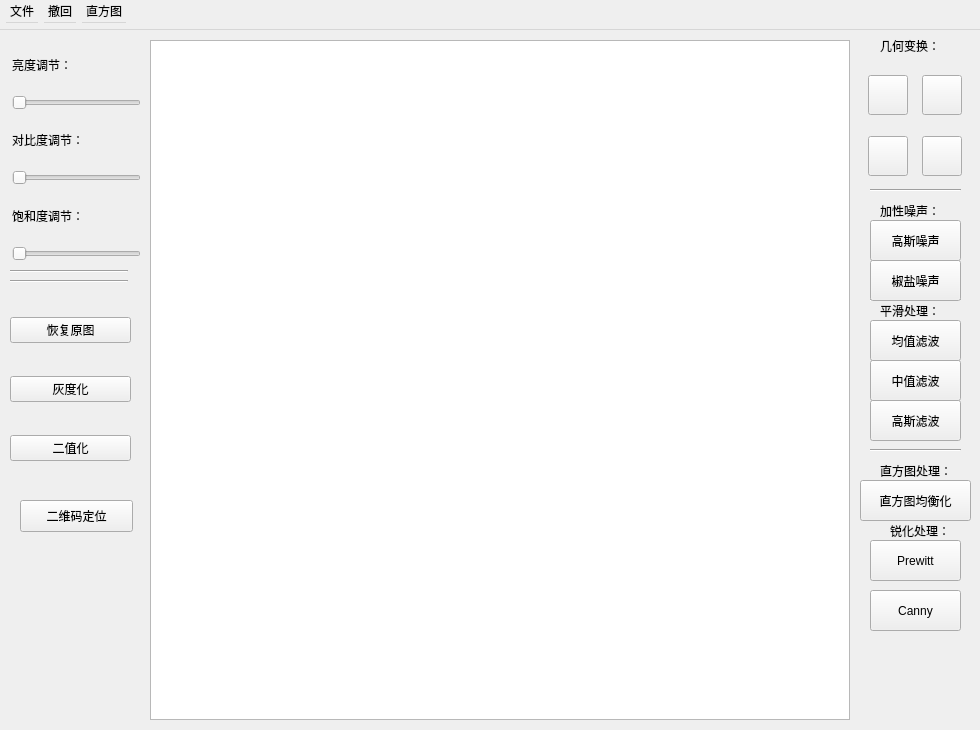
<?xml version="1.0" encoding="UTF-8"?>
<ui version="4.0">
 <class>mainWindow</class>
 <widget class="QMainWindow" name="mainWindow">
  <property name="geometry">
   <rect>
    <x>0</x>
    <y>0</y>
    <width>980</width>
    <height>730</height>
   </rect>
  </property>
  <property name="minimumSize">
   <size>
    <width>980</width>
    <height>730</height>
   </size>
  </property>
  <property name="maximumSize">
   <size>
    <width>980</width>
    <height>730</height>
   </size>
  </property>
  <property name="windowTitle">
   <string>数字图像处理</string>
  </property>
  <widget class="QWidget" name="centralwidget">
   <widget class="QWidget" name="widget" native="true">
    <property name="geometry">
     <rect>
      <x>860</x>
      <y>30</y>
      <width>111</width>
      <height>131</height>
     </rect>
    </property>
    <layout class="QGridLayout" name="gridLayout">
     <item row="0" column="0">
      <widget class="QPushButton" name="fangda">
       <property name="minimumSize">
        <size>
         <width>40</width>
         <height>40</height>
        </size>
       </property>
       <property name="maximumSize">
        <size>
         <width>40</width>
         <height>40</height>
        </size>
       </property>
       <property name="text">
        <string/>
       </property>
       <property name="icon">
        <iconset>
         <normaloff>icon/YY_fangda_1.png</normaloff>icon/YY_fangda_1.png</iconset>
       </property>
       <property name="iconSize">
        <size>
         <width>25</width>
         <height>25</height>
        </size>
       </property>
      </widget>
     </item>
     <item row="1" column="0">
      <widget class="QPushButton" name="jingxiang">
       <property name="minimumSize">
        <size>
         <width>40</width>
         <height>40</height>
        </size>
       </property>
       <property name="maximumSize">
        <size>
         <width>40</width>
         <height>40</height>
        </size>
       </property>
       <property name="text">
        <string/>
       </property>
       <property name="icon">
        <iconset>
         <normaloff>icon/镜像.png</normaloff>icon/镜像.png</iconset>
       </property>
       <property name="iconSize">
        <size>
         <width>25</width>
         <height>50</height>
        </size>
       </property>
      </widget>
     </item>
     <item row="0" column="1">
      <widget class="QPushButton" name="suoxiao">
       <property name="minimumSize">
        <size>
         <width>40</width>
         <height>40</height>
        </size>
       </property>
       <property name="maximumSize">
        <size>
         <width>40</width>
         <height>40</height>
        </size>
       </property>
       <property name="text">
        <string/>
       </property>
       <property name="icon">
        <iconset>
         <normaloff>icon/缩小.png</normaloff>icon/缩小.png</iconset>
       </property>
       <property name="iconSize">
        <size>
         <width>35</width>
         <height>35</height>
        </size>
       </property>
      </widget>
     </item>
     <item row="1" column="1">
      <widget class="QPushButton" name="xuanzhuan">
       <property name="minimumSize">
        <size>
         <width>40</width>
         <height>40</height>
        </size>
       </property>
       <property name="maximumSize">
        <size>
         <width>40</width>
         <height>40</height>
        </size>
       </property>
       <property name="text">
        <string/>
       </property>
       <property name="icon">
        <iconset>
         <normaloff>icon/3.1-旋转.png</normaloff>icon/3.1-旋转.png</iconset>
       </property>
       <property name="iconSize">
        <size>
         <width>40</width>
         <height>30</height>
        </size>
       </property>
      </widget>
     </item>
    </layout>
   </widget>
   <widget class="QLabel" name="label">
    <property name="geometry">
     <rect>
      <x>880</x>
      <y>0</y>
      <width>71</width>
      <height>31</height>
     </rect>
    </property>
    <property name="text">
     <string>几何变换：</string>
    </property>
   </widget>
   <widget class="Line" name="line">
    <property name="geometry">
     <rect>
      <x>870</x>
      <y>480</y>
      <width>91</width>
      <height>21</height>
     </rect>
    </property>
    <property name="orientation">
     <enum>Qt::Horizontal</enum>
    </property>
   </widget>
   <widget class="QLabel" name="label_2">
    <property name="geometry">
     <rect>
      <x>880</x>
      <y>270</y>
      <width>61</width>
      <height>21</height>
     </rect>
    </property>
    <property name="text">
     <string>平滑处理：</string>
    </property>
   </widget>
   <widget class="QGraphicsView" name="image_show">
    <property name="geometry">
     <rect>
      <x>150</x>
      <y>10</y>
      <width>700</width>
      <height>680</height>
     </rect>
    </property>
    <property name="minimumSize">
     <size>
      <width>700</width>
      <height>680</height>
     </size>
    </property>
    <property name="maximumSize">
     <size>
      <width>700</width>
      <height>680</height>
     </size>
    </property>
   </widget>
   <widget class="QWidget" name="widget_2" native="true">
    <property name="geometry">
     <rect>
      <x>0</x>
      <y>10</y>
      <width>141</width>
      <height>221</height>
     </rect>
    </property>
    <layout class="QVBoxLayout" name="verticalLayout">
     <property name="spacing">
      <number>-1</number>
     </property>
     <property name="leftMargin">
      <number>12</number>
     </property>
     <item>
      <widget class="QLabel" name="label_3">
       <property name="text">
        <string>亮度调节：</string>
       </property>
      </widget>
     </item>
     <item>
      <widget class="QSlider" name="light_slider">
       <property name="orientation">
        <enum>Qt::Horizontal</enum>
       </property>
      </widget>
     </item>
     <item>
      <widget class="QLabel" name="label_4">
       <property name="text">
        <string>对比度调节：</string>
       </property>
      </widget>
     </item>
     <item>
      <widget class="QSlider" name="contrast_slider">
       <property name="orientation">
        <enum>Qt::Horizontal</enum>
       </property>
      </widget>
     </item>
     <item>
      <widget class="QLabel" name="label_5">
       <property name="text">
        <string>饱和度调节：</string>
       </property>
      </widget>
     </item>
     <item>
      <widget class="QSlider" name="sat_slider">
       <property name="orientation">
        <enum>Qt::Horizontal</enum>
       </property>
      </widget>
     </item>
    </layout>
   </widget>
   <widget class="Line" name="line_2">
    <property name="geometry">
     <rect>
      <x>10</x>
      <y>240</y>
      <width>118</width>
      <height>3</height>
     </rect>
    </property>
    <property name="orientation">
     <enum>Qt::Horizontal</enum>
    </property>
   </widget>
   <widget class="Line" name="line_3">
    <property name="geometry">
     <rect>
      <x>10</x>
      <y>250</y>
      <width>118</width>
      <height>3</height>
     </rect>
    </property>
    <property name="orientation">
     <enum>Qt::Horizontal</enum>
    </property>
   </widget>
   <widget class="QWidget" name="widget_3" native="true">
    <property name="geometry">
     <rect>
      <x>10</x>
      <y>260</y>
      <width>121</width>
      <height>201</height>
     </rect>
    </property>
    <layout class="QVBoxLayout" name="verticalLayout_2">
     <item>
      <widget class="QPushButton" name="recover">
       <property name="text">
        <string>恢复原图</string>
       </property>
      </widget>
     </item>
     <item>
      <widget class="QPushButton" name="color_change_gray">
       <property name="text">
        <string>灰度化</string>
       </property>
      </widget>
     </item>
     <item>
      <widget class="QPushButton" name="binary">
       <property name="text">
        <string>二值化</string>
       </property>
      </widget>
     </item>
    </layout>
   </widget>
   <widget class="QLabel" name="label_6">
    <property name="geometry">
     <rect>
      <x>880</x>
      <y>430</y>
      <width>91</width>
      <height>21</height>
     </rect>
    </property>
    <property name="text">
     <string>直方图处理：</string>
    </property>
   </widget>
   <widget class="Line" name="line_4">
    <property name="geometry">
     <rect>
      <x>870</x>
      <y>260</y>
      <width>91</width>
      <height>21</height>
     </rect>
    </property>
    <property name="orientation">
     <enum>Qt::Horizontal</enum>
    </property>
   </widget>
   <widget class="QPushButton" name="rgb_hist">
    <property name="geometry">
     <rect>
      <x>860</x>
      <y>450</y>
      <width>111</width>
      <height>41</height>
     </rect>
    </property>
    <property name="text">
     <string>直方图均衡化</string>
    </property>
   </widget>
   <widget class="Line" name="line_5">
    <property name="geometry">
     <rect>
      <x>870</x>
      <y>410</y>
      <width>91</width>
      <height>21</height>
     </rect>
    </property>
    <property name="orientation">
     <enum>Qt::Horizontal</enum>
    </property>
   </widget>
   <widget class="QLabel" name="label_7">
    <property name="geometry">
     <rect>
      <x>890</x>
      <y>490</y>
      <width>61</width>
      <height>21</height>
     </rect>
    </property>
    <property name="text">
     <string>锐化处理：</string>
    </property>
   </widget>
   <widget class="QLabel" name="label_8">
    <property name="geometry">
     <rect>
      <x>880</x>
      <y>170</y>
      <width>71</width>
      <height>21</height>
     </rect>
    </property>
    <property name="text">
     <string>加性噪声：</string>
    </property>
   </widget>
   <widget class="QPushButton" name="guass_noise">
    <property name="geometry">
     <rect>
      <x>870</x>
      <y>190</y>
      <width>91</width>
      <height>41</height>
     </rect>
    </property>
    <property name="text">
     <string>高斯噪声</string>
    </property>
   </widget>
   <widget class="QPushButton" name="sp_noise">
    <property name="geometry">
     <rect>
      <x>870</x>
      <y>230</y>
      <width>91</width>
      <height>41</height>
     </rect>
    </property>
    <property name="text">
     <string>椒盐噪声</string>
    </property>
   </widget>
   <widget class="Line" name="line_6">
    <property name="geometry">
     <rect>
      <x>870</x>
      <y>150</y>
      <width>91</width>
      <height>21</height>
     </rect>
    </property>
    <property name="orientation">
     <enum>Qt::Horizontal</enum>
    </property>
   </widget>
   <widget class="QPushButton" name="media_filter">
    <property name="geometry">
     <rect>
      <x>870</x>
      <y>330</y>
      <width>91</width>
      <height>41</height>
     </rect>
    </property>
    <property name="text">
     <string>中值滤波</string>
    </property>
   </widget>
   <widget class="QPushButton" name="mean_filter">
    <property name="geometry">
     <rect>
      <x>870</x>
      <y>290</y>
      <width>91</width>
      <height>41</height>
     </rect>
    </property>
    <property name="text">
     <string>均值滤波</string>
    </property>
   </widget>
   <widget class="QPushButton" name="gauss_filter">
    <property name="geometry">
     <rect>
      <x>870</x>
      <y>370</y>
      <width>91</width>
      <height>41</height>
     </rect>
    </property>
    <property name="text">
     <string>高斯滤波</string>
    </property>
   </widget>
   <widget class="QPushButton" name="QRcode_pos">
    <property name="geometry">
     <rect>
      <x>20</x>
      <y>470</y>
      <width>113</width>
      <height>32</height>
     </rect>
    </property>
    <property name="text">
     <string>二维码定位</string>
    </property>
   </widget>
   <widget class="QPushButton" name="Prewitt">
    <property name="geometry">
     <rect>
      <x>870</x>
      <y>510</y>
      <width>91</width>
      <height>41</height>
     </rect>
    </property>
    <property name="text">
     <string>Prewitt</string>
    </property>
   </widget>
   <widget class="QPushButton" name="Canny">
    <property name="geometry">
     <rect>
      <x>870</x>
      <y>560</y>
      <width>91</width>
      <height>41</height>
     </rect>
    </property>
    <property name="text">
     <string>Canny</string>
    </property>
   </widget>
  </widget>
  <widget class="QMenuBar" name="menubar">
   <property name="geometry">
    <rect>
     <x>0</x>
     <y>0</y>
     <width>980</width>
     <height>30</height>
    </rect>
   </property>
   <property name="minimumSize">
    <size>
     <width>10</width>
     <height>30</height>
    </size>
   </property>
   <property name="maximumSize">
    <size>
     <width>16777215</width>
     <height>30</height>
    </size>
   </property>
   <widget class="QMenu" name="file">
    <property name="title">
     <string>文件</string>
    </property>
    <property name="icon">
     <iconset>
      <normaloff>icon/文件夹.png</normaloff>icon/文件夹.png</iconset>
    </property>
    <addaction name="open_file"/>
    <addaction name="separator"/>
    <addaction name="save_file"/>
   </widget>
   <widget class="QMenu" name="withdraw">
    <property name="title">
     <string>撤回</string>
    </property>
    <property name="icon">
     <iconset>
      <normaloff>icon/撤回.png</normaloff>icon/撤回.png</iconset>
    </property>
   </widget>
   <widget class="QMenu" name="hist">
    <property name="title">
     <string>直方图</string>
    </property>
    <property name="icon">
     <iconset>
      <normaloff>icon/直方图.png</normaloff>icon/直方图.png</iconset>
    </property>
    <addaction name="gray_hist"/>
    <addaction name="separator"/>
    <addaction name="color_hist"/>
   </widget>
   <addaction name="file"/>
   <addaction name="withdraw"/>
   <addaction name="hist"/>
  </widget>
  <action name="open_file">
   <property name="icon">
    <iconset>
     <normaloff>icon/open.png</normaloff>icon/open.png</iconset>
   </property>
   <property name="text">
    <string>打开文件</string>
   </property>
  </action>
  <action name="save_file">
   <property name="icon">
    <iconset>
     <normaloff>icon/保存.png</normaloff>icon/保存.png</iconset>
   </property>
   <property name="text">
    <string>保存文件</string>
   </property>
  </action>
  <action name="gray_hist">
   <property name="text">
    <string>灰度</string>
   </property>
  </action>
  <action name="color_hist">
   <property name="text">
    <string>彩色</string>
   </property>
  </action>
 </widget>
 <resources/>
 <connections/>
</ui>
